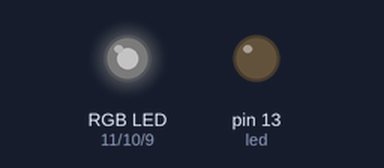
A sketch run on a simulated Arduino Uno, built with avr-gcc and run on an emulated ATmega328P. Shown: an RGB LED mixed from three pins (HIGH = lit), output pins drawn as LEDs (lit = HIGH). Dim RGB values are drawn brighter than linear.

Above: at 0.05 s.
At 1.3 s:
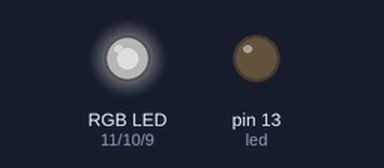
At 2.55 s:
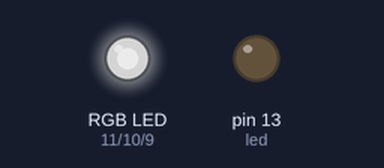
At 3.8 s:
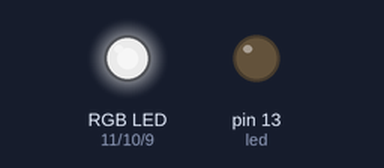
At 5.1 s:
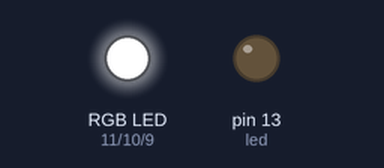
Timing chart, 0 to 6.7 s (numbered marks = the images above):
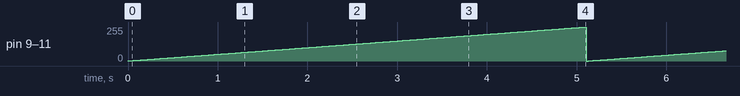

Measured:
- by itself, pin 9 (blue), pin 10 (green), pin 11 (red): ramps from 0/255 to 255/255 and jumps back, once every 5.1 s

The sketch:

rgb_sequence.ino
```cpp
int led = 13, red = 11, green = 10, blue = 9; // pins
int r = 0, g = 0, b = 0; // color
unsigned char a_r = 0, a_g = 0, a_b = 0;
int count[6] = {0, 0, 0, 0, 0, 0};
int cmd = 0;


void setup() {
  pinMode(led, OUTPUT);
  pinMode(red, OUTPUT);
  pinMode(green, OUTPUT);
  pinMode(blue, OUTPUT);
  Serial.begin(9600);
}

void loop() {
  // RGB LED sequence.
  color(++a_r, ++a_g, ++a_b);
  delay(20);
  // Serial.println(a_r);
  // delay(50);
}

void color(unsigned char r, unsigned char g, unsigned char b){
  analogWrite(red, r);
  analogWrite(green, g);
  analogWrite(blue, b);
}
```
